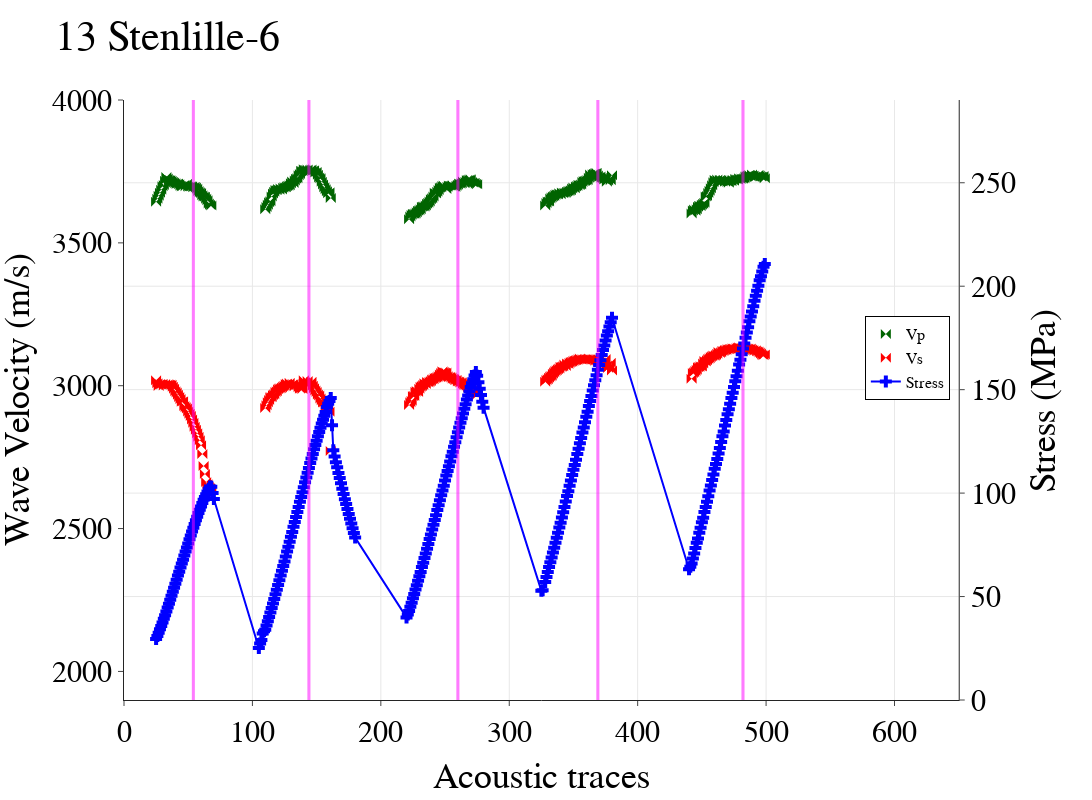

The code cell stored with this chart in its notebook:
### Code cell
fig = make_subplots(specs=[[{"secondary_y": True}]])

fig.add_trace(go.Scatter(x = Traces_13_LISA, y = Pvel_13_LISA,  mode='markers', marker_symbol='bowtie', name='Vp', marker=dict(color='darkgreen',size=10)))
fig.add_trace(go.Scatter(x = Traces_13_LISA, y = Svel_13_LISA,  mode='markers', marker_symbol='bowtie', name='Vs', marker=dict(color='red',size=10)))
fig.add_trace(go.Scatter(x = Traces_13_LISA, y = Stress_13_LISA,  mode='lines+markers', marker_symbol='cross', name='Stress', marker=dict(color='blue',size=10)), secondary_y=True)

# fig.add_trace(go.Scatter(x = Traces_13_LISA, y = TotalP_13_LISA,  mode='lines+markers', marker_symbol='bowtie', name='Total Vp', marker=dict(color='blue',size=5)))
# fig.add_trace(go.Scatter(x = Traces_13_LISA, y = TotalS_13_LISA,  mode='lines+markers', marker_symbol='bowtie', name='Total Vs', marker=dict(color='orange',size=5)), secondary_y=True)

fig.update_layout(template="simple_white", autosize=False, width=1400, height=800,
    title="13 Stenlille-6",
    xaxis_title="Acoustic traces",
    yaxis_title="Wave Velocity (m/s)",
    yaxis2_title='Stress (MPa)',
    font=dict(
        family="New Times Roman",
        size=30,
        color="Black"
    ),
    legend=dict(title=None, orientation='v', y=0.5, yanchor="bottom", x=0.93, xanchor="right", font=dict(size = 16), bordercolor='black', borderwidth=1)
)

# plotly manual axis adjustments
fig.update_yaxes(range=[1900,4000], secondary_y=False)
fig.update_yaxes(range=[0,290], secondary_y=True)
fig.update_xaxes(range=[0,650])
fig.update_yaxes(showgrid=True)
fig.update_xaxes(showgrid=True)
fig['layout']['yaxis']['showgrid'] = False
fig.add_vline(x=54, line_width=3, line_color="fuchsia")
fig.add_vline(x=54, line_width=3, line_color="fuchsia")
fig.add_vline(x=144, line_width=3, line_color="fuchsia")
fig.add_vline(x=144, line_width=3, line_color="fuchsia")
fig.add_vline(x=260, line_width=3, line_color="fuchsia")
fig.add_vline(x=260, line_width=3, line_color="fuchsia")
fig.add_vline(x=369, line_width=3, line_color="fuchsia")
fig.add_vline(x=369, line_width=3, line_color="fuchsia")
fig.add_vline(x=482, line_width=3, line_color="fuchsia")
fig.add_vline(x=482, line_width=3, line_color="fuchsia")

fig.show()

### Figure 1 — Plotly figure (JSON) as saved in the notebook; plotly's stock layout.template omitted (floating-point values rounded to 4 significant figures; data arrays with more than 128 entries replaced by an {"elided": "..."} marker saying what was removed)
{"data": [{"marker": {"color": "darkgreen", "size": 10, "symbol": "bowtie"}, "mode": "markers", "name": "Vp", "type": "scatter", "x": {"elided": "298 int values"}, "y": {"elided": "298 float values"}}, {"marker": {"color": "red", "size": 10, "symbol": "bowtie"}, "mode": "markers", "name": "Vs", "type": "scatter", "x": {"elided": "298 int values"}, "y": {"elided": "298 float values"}}, {"marker": {"color": "blue", "size": 10, "symbol": "cross"}, "mode": "lines+markers", "name": "Stress", "type": "scatter", "x": {"elided": "298 int values"}, "xaxis": "x", "y": {"elided": "298 float values"}, "yaxis": "y2"}], "layout": {"autosize": false, "font": {"color": "Black", "family": "New Times Roman", "size": 30}, "height": 800, "legend": {"bordercolor": "black", "borderwidth": 1, "font": {"size": 16}, "orientation": "v", "title": {}, "x": 0.93, "xanchor": "right", "y": 0.5, "yanchor": "bottom"}, "shapes": [{"line": {"color": "fuchsia", "width": 3}, "type": "line", "x0": 54, "x1": 54, "xref": "x", "y0": 0, "y1": 1, "yref": "y domain"}, {"line": {"color": "fuchsia", "width": 3}, "type": "line", "x0": 54, "x1": 54, "xref": "x", "y0": 0, "y1": 1, "yref": "y domain"}, {"line": {"color": "fuchsia", "width": 3}, "type": "line", "x0": 144, "x1": 144, "xref": "x", "y0": 0, "y1": 1, "yref": "y domain"}, {"line": {"color": "fuchsia", "width": 3}, "type": "line", "x0": 144, "x1": 144, "xref": "x", "y0": 0, "y1": 1, "yref": "y domain"}, {"line": {"color": "fuchsia", "width": 3}, "type": "line", "x0": 260, "x1": 260, "xref": "x", "y0": 0, "y1": 1, "yref": "y domain"}, {"line": {"color": "fuchsia", "width": 3}, "type": "line", "x0": 260, "x1": 260, "xref": "x", "y0": 0, "y1": 1, "yref": "y domain"}, {"line": {"color": "fuchsia", "width": 3}, "type": "line", "x0": 369, "x1": 369, "xref": "x", "y0": 0, "y1": 1, "yref": "y domain"}, {"line": {"color": "fuchsia", "width": 3}, "type": "line", "x0": 369, "x1": 369, "xref": "x", "y0": 0, "y1": 1, "yref": "y domain"}, {"line": {"color": "fuchsia", "width": 3}, "type": "line", "x0": 482, "x1": 482, "xref": "x", "y0": 0, "y1": 1, "yref": "y domain"}, {"line": {"color": "fuchsia", "width": 3}, "type": "line", "x0": 482, "x1": 482, "xref": "x", "y0": 0, "y1": 1, "yref": "y domain"}], "title": {"text": "13 Stenlille-6"}, "width": 1400, "xaxis": {"anchor": "y", "domain": [0, 0.94], "range": [0, 650], "showgrid": true, "title": {"text": "Acoustic traces"}}, "yaxis": {"anchor": "x", "domain": [0, 1], "range": [1900, 4000], "showgrid": false, "title": {"text": "Wave Velocity (m/s)"}}, "yaxis2": {"anchor": "x", "overlaying": "y", "range": [0, 290], "showgrid": true, "side": "right", "title": {"text": "Stress (MPa)"}}}}
